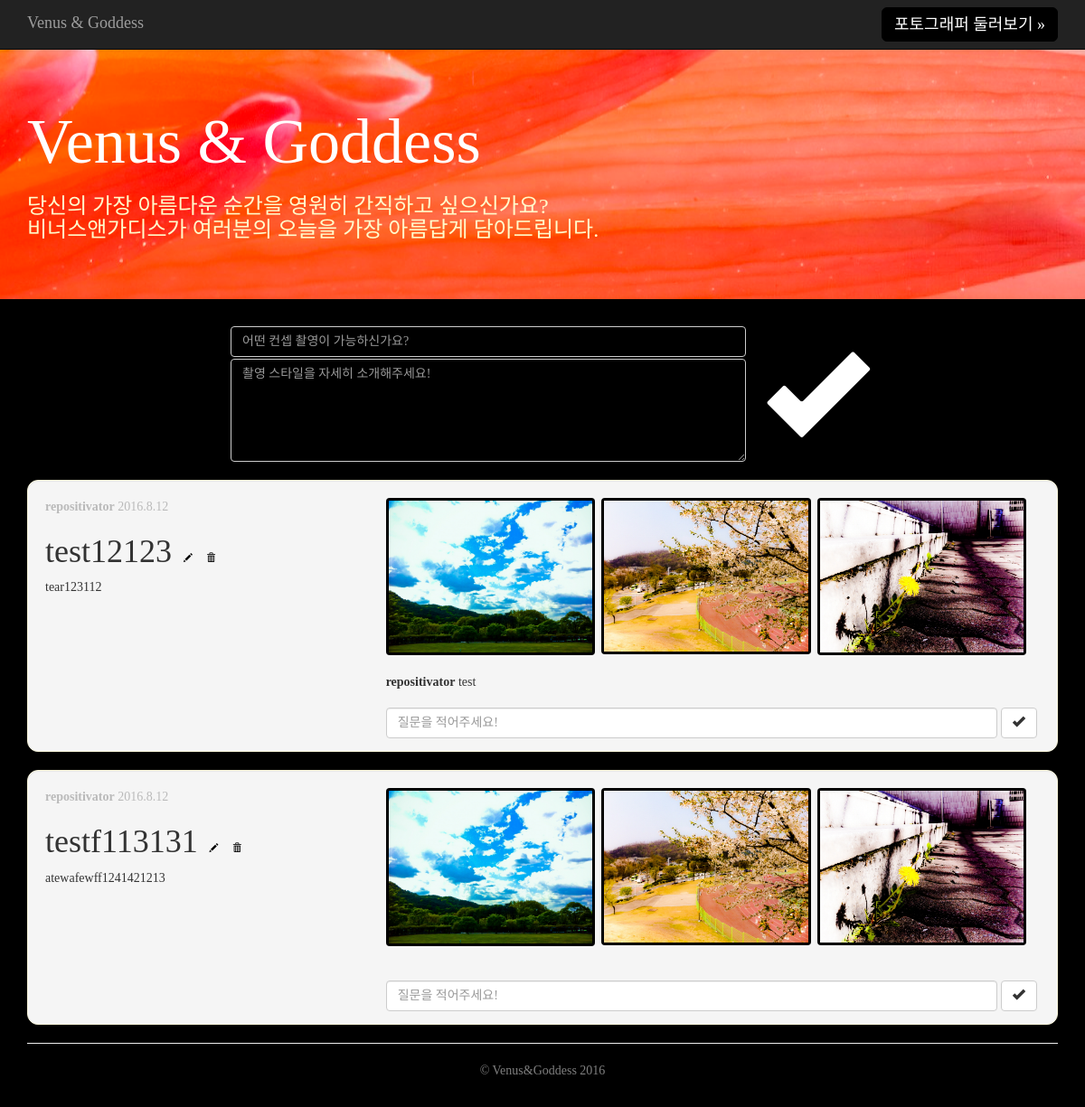
The page / on the database its author committed.
### blog/models.py (models this page shows, shortened)
class Post(models.Model):
    author = models.ForeignKey('auth.user')
    title = models.CharField(max_length=200)
    text = models.TextField(null=False)
    created_date = models.DateTimeField(default = timezone.now)
    published_date = models.DateTimeField(blank = True, null=True)

class Comment(models.Model):
    post = models.ForeignKey('blog.Post', related_name='comments')
    author = models.ForeignKey('auth.user')
    text = models.TextField()
    created_date = models.DateTimeField(default = timezone.now)

### blog/views.py (the view)
# urls.py: url(r'^$', views.index, name="index"),
def index(request):
    posts = Post.objects.all().order_by('-published_date')
    user = request.user
    context = {'posts':posts, 'user':user}
    return render(request, 'blog/index.html', context)

### blog/templates/blog/index.html (shortened to what this page needs)
{% extends "blog/base.html" %}
{% block content %}
<div class="jumbotron" style="background-image: url('/static/blog/images/bgimage.jpg'); background-position: right;}">
  <div class="container">
    <h1 style="color: white; font-size: 70px;">Venus & Goddess<h1>
    <p style="color: #fffccc; font-family: 'Hanna', serif; font-size: 24px;">당신의 가장 아름다운 순간을 영원히 간직하고 싶으신가요?<br>
    비너스앤가디스가 여러분의 오늘을 가장 아름답게 담아드립니다.</p>
  </div>
</div>
<div class = "container" style="width:60%;">
    <form style = "margin-bottom: 20px;" action="{% url 'write' %}" method="POST" name="myForm">
      <div class ="row">
        <div class="col-md-10">
          <input class="form-control" type ="text" id="title" name="title" placeholder="어떤 컨셉 촬영이 가능하신가요?"  style="margin-bottom: 2px; background-color: black; color: white;" required >
          <textarea class="form-control" id="content" rows=5  name="text" placeholder="촬영 스타일을 자세히 소개해주세요!" style="background-color: black; color: white;" required ></textarea>
        </div>
        <div class="col-md-2">
          <button class="btn btn-warning btn-register" type="submit" style="margin-top: 5px;background-color: black; padding: 14px; margin-left: -25px; margin-top: auto;">
            <span class="glyphicon glyphicon-ok" style="font-size: 8em;"></span>
          </button>
        </div>
      </div>
    </form>
  </div>
<div class = "container">
    {% for post in posts %}
    <div class = "well" style="font-family:'Hanna', serif; padding-bottom: 0px; border: 1px solid #f7f4d9; border-radius: 12px;">
        <div class = "row">
          <div class="col-md-4" style="overflow:hidden;">
            <p style="color:gray; opacity: 0.5; margin-bottom:0px;">
              <strong>{{post.author}}</strong> {{post.created_date.year}}.{{post.created_date.month}}.{{post.created_date.day}}
            </p>
            <h1 class = "post_title" style="float:left;">{{post.title}}</h1>
            <p>
              <a class="btn btn-default" href="{% url 'edit' pk=post.pk %}" role="button"
              style="border-color:whitesmoke; background-color:whitesmoke; padding: 4px 5px 0px 5px; font-size:0.7em; margin-top:35px; margin-left:2%;">
                <span class="glyphicon glyphicon-pencil well-glyp"></span>
              </a>
              <a class="btn btn-default" href="{% url 'delete' pk=post.pk %}" role="button"
              style="border-color:whitesmoke; background-color:whitesmoke; padding: 4px 5px 0px 5px; font-size:0.7em; margin-top:35px;">
                <span class="glyphicon glyphicon-trash well-glyp"></span>
              </a>
            </p>
            <p style="padding:0px; clear:both;">{{post.text}}</p>
          </div>
          <div class="col-md-8" style="overflow:hidden;">
            <a href="#" class="thumbnail" style="max-width: 32%; float:left; margin-right: 1%;">
              <img id="myImg" class="myImg" src="/static/blog/images/main_thum_1.jpg" alt="<span style='font-size:2em'>{{post.title}}</span> <br> {{post.text}}">
            </a>
            <a href="#" class="thumbnail" style="max-width: 32%; float:left; margin-right: 1%;">
              <img id="myImg" class="myImg" src="/static/blog/images/main_thum_2.jpg" alt="<span style='font-size:2em'>{{post.title}}</span> <br> {{post.text}}">
            </a>
            <a href="#" class="thumbnail" style="max-width: 32%; float:left; margin-right: 1%;">
              <img id="myImg" class="myImg" src="/static/blog/images/main_thum_3.jpg" alt="<span style='font-size:2em'>{{post.title}}</span> <br> {{post.text}}">
            </a>
            <div class= "reply_{{post.pk}}" style="clear:both;">
              {% for comment in post.comments.all %}
                <p style="margin: 0;">
                  <strong>{{comment.author}}</strong>
                  {{comment.text}}
                </p>
              {% endfor %}
            </div>
            <div style="margin-bottom: 2%; margin-top: 2.5%; clear:both;">
              <input type = "text" name="content" class="form-control" id="content_{{post.pk}}"  placeholder= "질문을 적어주세요!" style="width: 93.5%; float:left;" required>
              <button value = "{{post.pk}}" type="submit" class="btn btn-default reply_submit" style="margin-left: 0.5%">
                <span class="glyphicon glyphicon-ok" style="font-size: 1em;"></span>
              </button>
            </div>
          </div>
        </div>
    </div>
    {% endfor %}
  <hr>
  <footer>
    <p align="center" style="color: gray;">&copy; Venus&Goddess 2016</p>
  </footer>
</div>
{% endblock %}

### blog/templates/blog/base.html (shortened to what this page needs)
{% load staticfiles %}
<!DOCTYPE html>
<html lang="ko">
<head>
  <link rel="stylesheet" href="//maxcdn.bootstrapcdn.com/bootstrap/3.3.6/css/bootstrap.min.css">
  <link rel="stylesheet" href="{% static 'blog/css/jumbotron.css' %}" >
  <link rel="stylesheet" href="{% static 'blog/css/modal_image.css' %}" >
  <link href='//spoqa.github.io/spoqa-han-sans/css/SpoqaHanSans-kr.css' rel='stylesheet' type='text/css'>
</head>
<body style="background-color: black; font-family:'Hanna', serif; ">
    <nav class="navbar navbar-inverse navbar-fixed-top">
      <div class="container">
        <div class="navbar-header">
          <a class="navbar-brand" href="{% url 'index' %}">Venus & Goddess</a>
        </div>
        <div id="navbar" class="navbar-collapse collapse">
          <form class="navbar-form navbar-right">
              <b>
                  <a class="btn btn-warning btn-lg" href="#" role="button"style="font-weight: 100; background-color:black; color:white; padding: 6px 13px;">
                  포토그래퍼 둘러보기 &raquo;
                  </a>
              </b>
          </form>
        </div>
      </div>
    </nav>
    {% block content %}{% endblock %}
</body>
</html>

### blog/static/blog/css/jumbotron.css (style rules this page uses)
body { padding-top: 50px; padding-bottom: 20px; }

### blog/static/blog/css/modal_image.css (style rules this page uses)
#myImg { cursor: pointer; }

### blog/templates/blog/base.html (style rules this page uses)
.btn-warning { border-color: black; }
.well-glyp { color: black; }
.well { background-color: whitesmoke; }
.thumbnail { padding: 3px; background-color: black; border: none; }

### rows shown on the page
Post: author "repositivator", created_date.year "2016", created_date.month "8", created_date.day "12", title "test12123", text "tear123112", {{ post.pk }} 3 (drawn)
Comment: author "repositivator", text "test"
Post: author "repositivator", created_date.year "2016", created_date.month "8", created_date.day "12", title "testf113131", text "atewafewff1241421213", {{ post.pk }} 2 (drawn)
